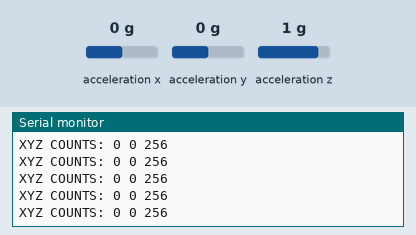
A sketch run on a simulated Arduino Uno, built with avr-gcc and run on an emulated ATmega328P. On the bench: the last lines printed to the serial monitor. The inputs (shaded band) are chosen by the test bench; at power-on: acceleration x 0 g, acceleration y 0 g, acceleration z 1 g.

Above: at 3.2 s.
3.3 s: acceleration x set to -1.4 g
At 3.33 s:
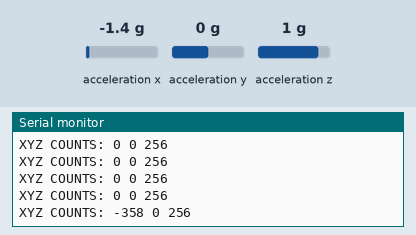
4.8 s: acceleration y set to -1.4 g
At 4.85 s:
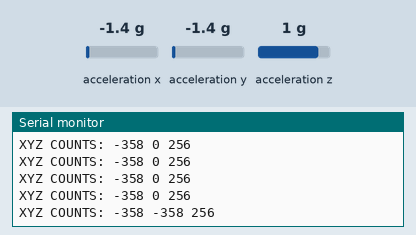
7.8 s: acceleration z set to -1.4 g
At 7.8 s:
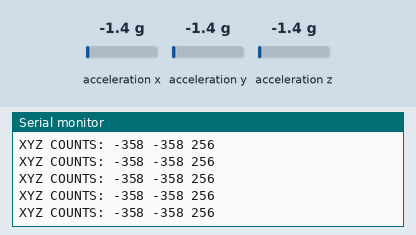

Measured:
- after the input at 3.3 s, the serial monitor: prints a new line at once (image 1)
- after the input at 4.8 s, the serial monitor: prints a new line after 0.05 s (image 2)

The sketch:

ADXL345_test_ino.ino
```cpp
#include "Wire.h"
#include "ADXL345.h"

/************************************************************************
 * Arduino driver test for ADXL345 3-axes accelerometer                 *
 * Version 2.1                                                          *
 *                                                                      *
 * This program is free software; you can redistribute it and/or modify *
 * it under the terms of the GNU License V2.                            *
 * This program is distributed in the hope that it will be useful,      *
 * but WITHOUT ANY WARRANTY; without even the implied warranty of       *
 * MERCHANTABILITY or FITNESS FOR A PARTICULAR PURPOSE.  See the        *
 * GNU General Public License, version 2 for more details               *
 *                                                                      *
 * Original development: Kevin Stevenard                                *
 * Modified by Justin Shaw May 2010                                     *
 * Modified by Jens Chr Brynildsen April 2012                           *
 ***********************************************************************/

// Cabling for i2c using Sparkfun's breakout with an Arduino Uno / Duemilanove:
// Arduino <-> Breakout board
// Gnd      -  GND
// 3.3v     -  VCC
// 3.3v     -  CS
// Analog 4 -  SDA
// Analog 5 -  SLC

// Cabling for i2c using Sparkfun's breakout with an Arduino Mega / Mega ADK:
// Arduino <-> Breakout board
// Gnd      -  GND
// 3.3v     -  VCC
// 3.3v     -  CS
// 20       -  SDA
// 21       -  SLC

ADXL345 accel;

double xyz[3], gains[3], gains_orig[3];
int x, y, z, i;
void setup(void){

  delay(2000);
  Serial.begin(9600);
  accel.powerOn();
  gains[0] = 1;
  gains[1] = 1;
  gains[2] =  1;
  accel.setAxisGains(gains);

/*
  accel.get_Gxyz(xyz);
  Serial.print("XYZ Gs: ");
  for(i = 0; i<3; i++){
    Serial.print(xyz[i], DEC);
    Serial.print(" ");
  }
  Serial.println("");

  accel.setTapThreshold(1);
  Serial.print("getTapThreshold(): ");
  Serial.println(accel.getTapThreshold(), DEC);

  accel.setAxisOffset(2, 3, 4);
  Serial.print("getAxisOffset(&x, &y, &z): ");
  accel.getAxisOffset(&x, &y, &z);
  Serial.print(x);
  Serial.print(" ");
  Serial.print(y);
  Serial.print(" ");
  Serial.print(z);
  Serial.println("");

  accel.setTapDuration(5);
  Serial.print("getTapDuration(): ");
  Serial.println(accel.getTapDuration(), DEC);

  accel.setDoubleTapLatency(6);
  Serial.print("getDoubleTapLatency(): ");
  Serial.println(accel.getDoubleTapLatency(), DEC);

  accel.setDoubleTapWindow(7);
  Serial.print("getDoubleTapWindow() ");
  Serial.println(accel.getDoubleTapWindow());

  accel.setActivityThreshold(8);
  Serial.print("getActivityThreshold() ");
  Serial.println(accel.getActivityThreshold(), DEC);

  accel.setInactivityThreshold(9);
  Serial.print("getInactivityThreshold() ");
  Serial.println(accel.getInactivityThreshold(), DEC);

  accel.setTimeInactivity(10);
  Serial.print("getTimeInactivity(): ");
  Serial.println(accel.getTimeInactivity());

  accel.setFreeFallThreshold(11);
  Serial.print("getFreeFallThreshold(): ");
  Serial.println(accel.getFreeFallThreshold());

  accel.setFreeFallDuration(12);
  Serial.print("getFreeFallDuration(): ");
  Serial.println(accel.getFreeFallDuration(), DEC);

  Serial.print("isActivityXEnabled(): ");
  Serial.println(accel.isActivityXEnabled(), DEC);

  Serial.print("isActivityYEnabled(): ");
  Serial.println(accel.isActivityYEnabled(), DEC);

  Serial.print("isActivityZEnabled(): ");
  Serial.println(accel.isActivityZEnabled(), DEC);

  Serial.print("isInactivityXEnabled(): ");
  Serial.println(accel.isInactivityXEnabled(), DEC);

  Serial.print("isInactivityYEnabled(): ");
  Serial.println(accel.isInactivityYEnabled(), DEC);

  Serial.print("isInactivityZEnabled(): ");
  Serial.println(accel.isInactivityZEnabled(), DEC);

  Serial.print("isActivityAc(): ");
  Serial.println(accel.isInactivityAc(), DEC);

  accel.setActivityAc(true);
  accel.setInactivityAc(true);

  accel.setSuppressBit(true);
  Serial.print("getSuppressBit(); true? ");
  Serial.println(accel.getSuppressBit());

  accel.setSuppressBit(false);
  Serial.print("getSuppressBit(); false? ");
  Serial.println(accel.getSuppressBit());

  accel.setTapDetectionOnX(true);
  Serial.print("isTapDetectionOnX(); true? ");
  Serial.println(accel.isTapDetectionOnX(), DEC);
  accel.setTapDetectionOnX(false);
  Serial.print("isTapDetectionOnX(); false? ");
  Serial.println(accel.isTapDetectionOnX(), DEC);

  accel.setTapDetectionOnY(true);
  Serial.print("isTapDetectionOnY(); true? ");
  Serial.println(accel.isTapDetectionOnY(), DEC);
  accel.setTapDetectionOnY(false);
  Serial.print("isTapDetectionOnY(); false? ");
  Serial.println(accel.isTapDetectionOnY(), DEC);

  accel.setTapDetectionOnZ(true);
  Serial.print("isTapDetectionOnZ(); true? ");
  Serial.println(accel.isTapDetectionOnZ(), DEC);
  accel.setTapDetectionOnZ(false);
  Serial.print("isTapDetectionOnZ(); false? ");
  Serial.println(accel.isTapDetectionOnZ(), DEC);

  accel.setActivityX(true);
  accel.setActivityY(true);
  accel.setActivityZ(true);

  accel.setInactivityX(false);
  accel.setInactivityY(false);
  accel.setInactivityZ(false);

  Serial.print("isActivitySourceOnX(): ");
  Serial.println(accel.isActivitySourceOnX(), DEC);

  Serial.print("accel.isActivitySourceOnY(): ");
  Serial.println(accel.isActivitySourceOnY(), DEC);

  Serial.print("accel.isActivitySourceOnZ(): ");
  Serial.println(accel.isActivitySourceOnZ(), DEC);

  Serial.print("accel.isTapSourceOnX(): ");
  Serial.println(accel.isTapSourceOnX(), DEC);

  Serial.print("accel.isTapSourceOnY(): ");
  Serial.println(accel.isTapSourceOnY(), DEC);

  Serial.print("accel.isTapSourceOnZ(): ");
  Serial.println(accel.isTapSourceOnZ(), DEC);

  Serial.print("accel.isAsleep(): ");
  Serial.println(accel.isAsleep(), DEC);

  Serial.print("accel.isLowPower(): ");
  Serial.println(accel.isLowPower(), DEC);
  accel.setLowPower(false);

  accel.setRate(3.14159);
  Serial.print("getRate(): 3.14159?");
  Serial.println(accel.getRate());

  Serial.print("getInterruptSource(): ");
  Serial.println(accel.getInterruptSource(), DEC);

  Serial.print("getInterruptSource(1): ");
  Serial.println(accel.getInterruptSource(1), DEC);

  Serial.print("getInterruptMapping(1): ");
  Serial.println(accel.getInterruptMapping(1), DEC);

  accel.setInterruptMapping(1, true);
  Serial.print("isInterruptEnabled(1): ");
  Serial.println(accel.isInterruptEnabled(1));

  accel.setInterrupt(1, true);

  accel.setSelfTestBit(false);
  Serial.print("getSelfTestBit(): ");
  Serial.println(accel.getSelfTestBit(), DEC);

  accel.printAllRegister();
*/
}
void loop(void)
{
    accel.readAccel(&x, &y, &z);
  Serial.print("XYZ COUNTS: ");
  Serial.print(x, DEC);
  Serial.print(" ");
  Serial.print(y, DEC);
  Serial.print(" ");
  Serial.print(z, DEC);
  Serial.println("");
  delay(100);

}
```
